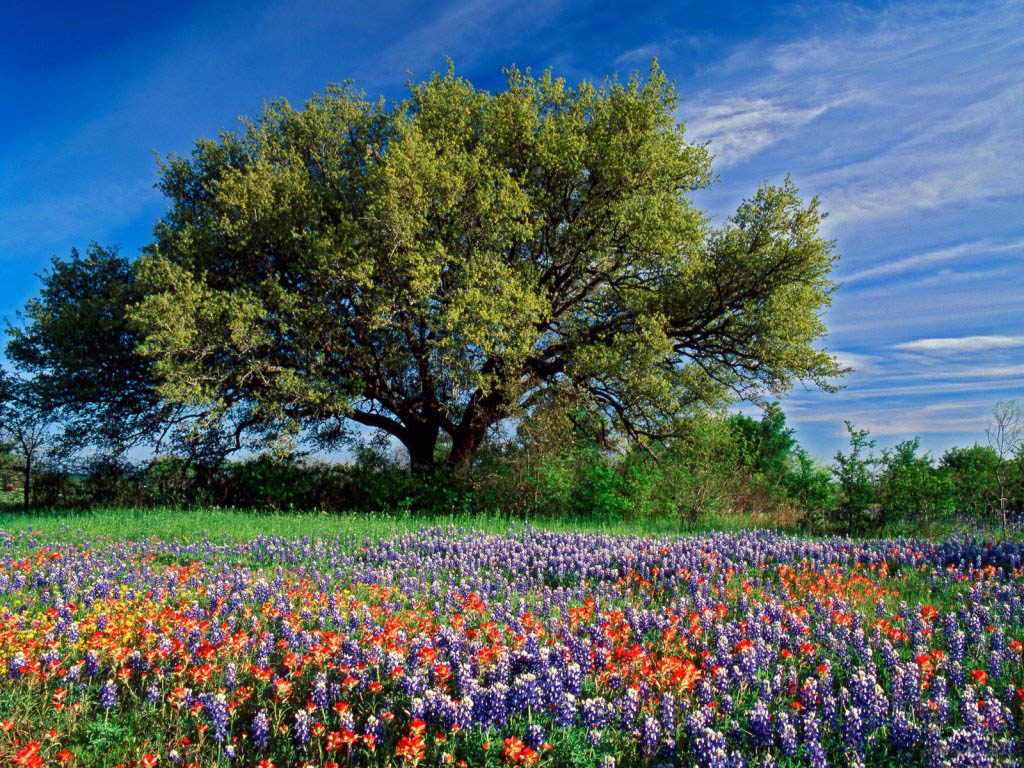
#> input picture 20190118cuma/opencv.jpg, 1024 x 768 px
$ python 9opencv_ornek.py
#> lines starting #> are read from the running program, lines starting #| are printed output that depends on the picture
#!/usr/bin/python
# -*- coding:UTF-8 -*-

import cv2
image = cv2.imread("opencv.jpg")
#> image is the input picture: shape (768, 1024, 3); mean B, G, R 101.6, 98.6, 80.9
cv2.imshow("orjinal resim ",image)
gray_image = cv2.cvtColor(image,cv2.COLOR_BGR2GRAY)
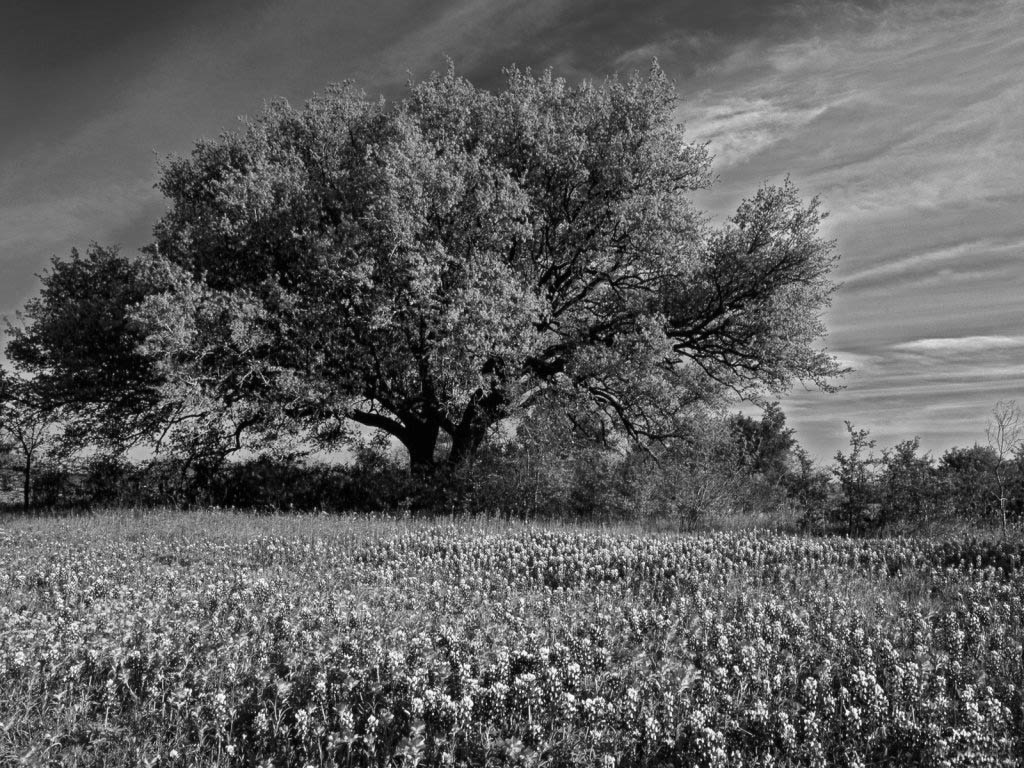
#> gray_image: shape (768, 1024); min 0, max 255, mean 93.6
cv2.imshow("değiştirilmiş resim ",gray_image)
cv2.waitKey(0)
cv2.destroyAllWindows()
